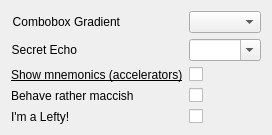
        <widget class="QWidget" name="Misc">
         <layout class="QFormLayout" name="formLayout_6">
          <item row="0" column="0">
           <widget class="QLabel" name="label_12">
            <property name="font">
             <font>
              <weight>50</weight>
              <bold>false</bold>
             </font>
            </property>
            <property name="text">
             <string>Combobox Gradient</string>
            </property>
            <property name="alignment">
             <set>Qt::AlignRight|Qt::AlignTrailing|Qt::AlignVCenter</set>
            </property>
           </widget>
          </item>
          <item row="0" column="1">
           <widget class="QComboBox" name="gradChoose">
            <property name="sizePolicy">
             <sizepolicy hsizetype="MinimumExpanding" vsizetype="Fixed">
              <horstretch>0</horstretch>
              <verstretch>0</verstretch>
             </sizepolicy>
            </property>
           </widget>
          </item>
          <item row="1" column="0">
           <widget class="QLabel" name="label_17">
            <property name="font">
             <font>
              <weight>50</weight>
              <bold>false</bold>
             </font>
            </property>
            <property name="text">
             <string>Secret Echo</string>
            </property>
            <property name="alignment">
             <set>Qt::AlignRight|Qt::AlignTrailing|Qt::AlignVCenter</set>
            </property>
           </widget>
          </item>
          <item row="1" column="1">
           <widget class="QComboBox" name="pwEchoChar">
            <property name="sizePolicy">
             <sizepolicy hsizetype="Preferred" vsizetype="Fixed">
              <horstretch>0</horstretch>
              <verstretch>0</verstretch>
             </sizepolicy>
            </property>
            <property name="editable">
             <bool>true</bool>
            </property>
            <property name="frame">
             <bool>true</bool>
            </property>
           </widget>
          </item>
          <item row="2" column="0">
           <widget class="QLabel" name="label_52">
            <property name="font">
             <font>
              <underline>true</underline>
             </font>
            </property>
            <property name="text">
             <string>Show mnemonics (accelerators)</string>
            </property>
           </widget>
          </item>
          <item row="2" column="1">
           <widget class="QCheckBox" name="showMnemonics">
            <property name="font">
             <font>
              <weight>50</weight>
              <bold>false</bold>
              <underline>true</underline>
             </font>
            </property>
            <property name="text">
             <string/>
            </property>
           </widget>
          </item>
          <item row="3" column="0">
           <widget class="QLabel" name="label_53">
            <property name="text">
             <string>Behave rather maccish</string>
            </property>
           </widget>
          </item>
          <item row="3" column="1">
           <widget class="QCheckBox" name="macStyle">
            <property name="font">
             <font>
              <weight>50</weight>
              <bold>false</bold>
             </font>
            </property>
            <property name="text">
             <string/>
            </property>
           </widget>
          </item>
          <item row="4" column="0">
           <widget class="QLabel" name="label_54">
            <property name="text">
             <string>I'm a Lefty!</string>
            </property>
           </widget>
          </item>
          <item row="4" column="1">
           <widget class="QCheckBox" name="leftHanded">
            <property name="font">
             <font>
              <weight>50</weight>
              <bold>false</bold>
             </font>
            </property>
            <property name="text">
             <string/>
            </property>
           </widget>
          </item>
         </layout>
        </widget>
